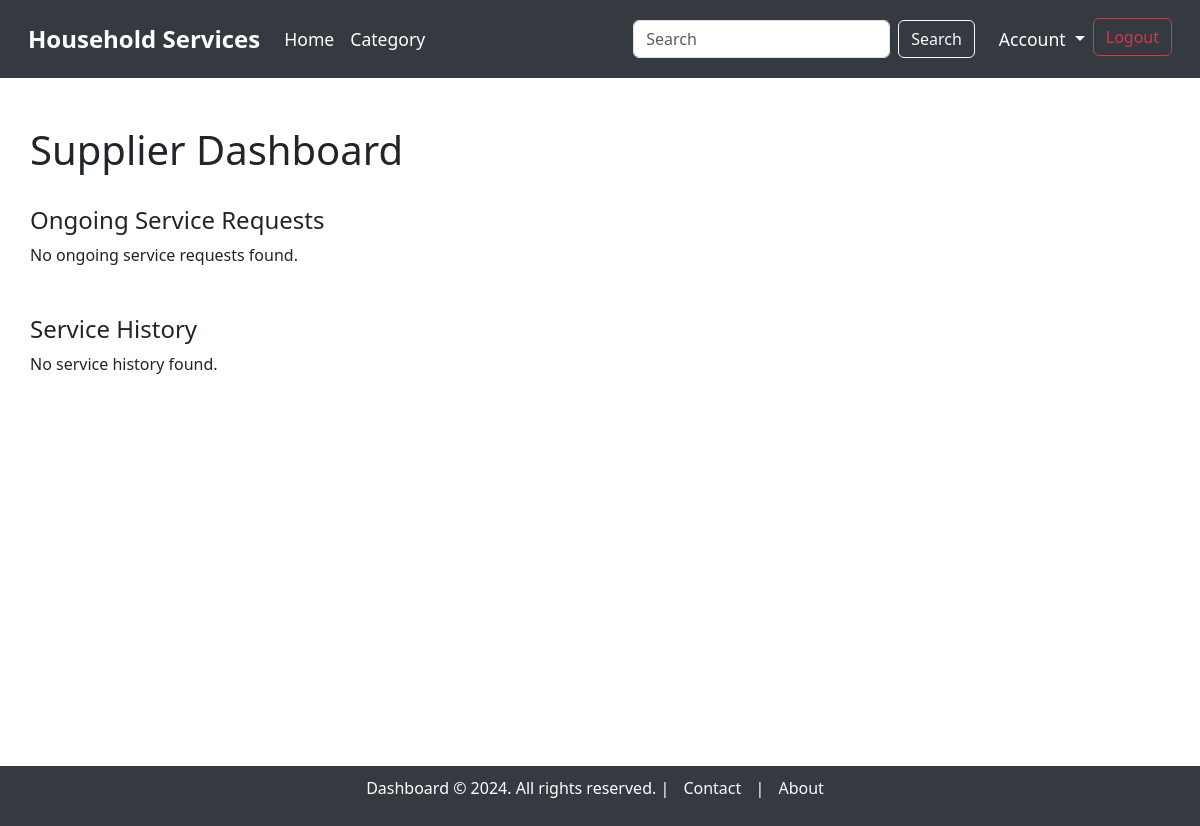
The app's page /supplier_dashboard (signed in), older data.
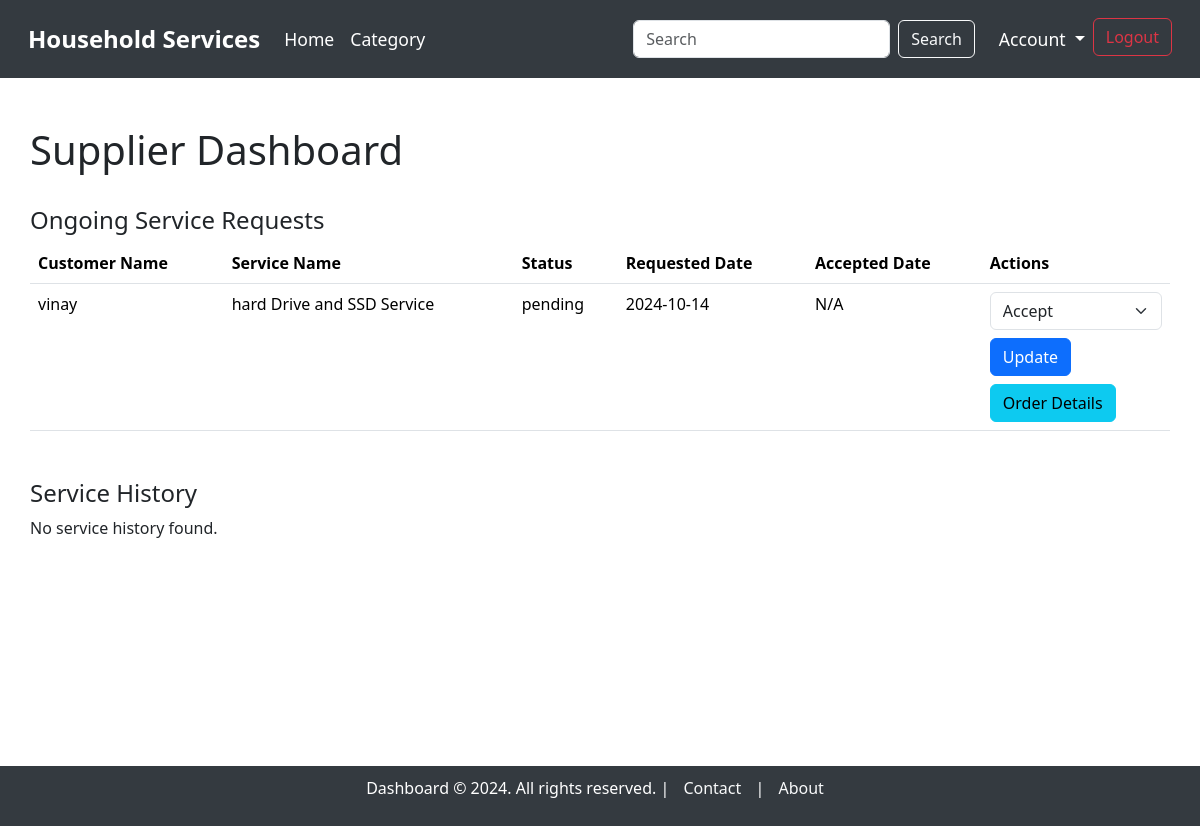
The same page, newer data.
### model.py (models this page shows, shortened)
class ServiceRequest(db.Model):
    __tablename__ = "service_requests"
    service_request_id = db.Column(db.Integer, autoincrement=True, primary_key=True)
    service_id = db.Column(db.Integer, db.ForeignKey('service.service_id'), nullable=False)
    user_id = db.Column(db.Integer, db.ForeignKey('users.user_id'), nullable=False)
    supplier_id = db.Column(db.Integer, db.ForeignKey('users.user_id'), nullable=True)  # Link to supplier (optional)
    service_description = db.Column(db.String, nullable=False)
    experience_years = db.Column(db.Integer, nullable=True)
    created_at = db.Column(db.DateTime, default=datetime.utcnow)
    updated_at = db.Column(db.DateTime, default=datetime.utcnow, onupdate=datetime.utcnow)
    date_requested = db.Column(db.DateTime, default=datetime.utcnow, nullable=True)
    date_issued = db.Column(db.DateTime, nullable=True)  #accepted date
    date_completed = db.Column(db.DateTime, nullable=True)
    date_returned = db.Column(db.DateTime, nullable=True)
    status = db.Column(db.String, default='pending')  # 'pending', 'accepted', 'rejected', 'completed', 'returned', 'cancelled'
    price = db.Column(db.Integer, nullable=False)  # Price associated with the service
    customer = db.relationship('User', foreign_keys=[user_id], backref='customer_requests')
    supplier = db.relationship('User', foreign_keys=[supplier_id], backref='supplier_requests')
    service = db.relationship('Service', backref='requests')

class User(db.Model):
    __tablename__ = "users"
    user_id = db.Column(db.Integer, autoincrement=True, primary_key=True)
    full_name = db.Column(db.String, nullable=False)
    username = db.Column(db.String, unique=True, nullable=False)
    email = db.Column(db.String, unique=True, nullable=False)
    password = db.Column(db.String, nullable=False)
    address = db.Column(db.String, nullable=False)
    pincode = db.Column(db.String, nullable=False)
    role = db.Column(db.String, nullable=False)  # 'customer' or 'supplier'
    service_name = db.Column(db.String)  # Only applicable if the user is a supplier
    experience_years = db.Column(db.Integer)  # Only applicable if the user is a supplier
    document = db.Column(db.String)  # Path or name of the uploaded document, only for suppliers

class Service(db.Model):
    __tablename__ = "service"
    service_id = db.Column(db.Integer, autoincrement=True, primary_key=True)
    category_id = db.Column(db.Integer, db.ForeignKey('category.category_id'), nullable=False)  # Link to Category model
    supplier_id = db.Column(db.Integer, db.ForeignKey('users.user_id'), nullable=False)  # Link to the supplier
    service_name = db.Column(db.String, unique=True, nullable=False)
    service_description = db.Column(db.String, nullable=False)
    created_at = db.Column(db.DateTime, default=datetime.utcnow)
    updated_at = db.Column(db.DateTime, default=datetime.utcnow, onupdate=datetime.utcnow)
    price = db.Column(db.Integer)
    image = db.Column(db.String)  # Path to the uploaded image
    supplier = db.relationship('User', backref='services')  # Relationship to supplier (User)
    category = db.relationship('Category', backref='services')  # Relationship to Category

### main.py (the view)
@app.route('/supplier_dashboard', methods=['GET'])
@login_required(role="supplier")
def supplier_dashboard():
    user_id = session.get('user_id')
    services = Service.query.filter_by(supplier_id=user_id).all()
    service_requests = ServiceRequest.query.filter(ServiceRequest.service_id.in_([service.service_id for service in services]),
                                                   ServiceRequest.status.in_(['pending', 'accepted'])).all()
    history_requests = ServiceRequest.query.filter(ServiceRequest.service_id.in_([service.service_id for service in services]),
                                                   ServiceRequest.status.in_(['completed', 'returned'])).all()
    return render_template('dashboard/supplier_dashboard.html',
                           service_requests=service_requests,
                           history_requests=history_requests)

### main.py (called while the page is built)
def login_required(role):
    def wrapper(original):
        @wraps(original)
        def inner(*args, **kwargs):  # *args = list of arguments, **kwargs = key word arguments
            if session.get("username") and session.get("role") == role:
                return original(*args, **kwargs)
            else:
                flash(f"You need to login as {role}", "warning")
                return redirect(url_for("login"))
        return inner
    return wrapper

### templates/dashboard/supplier_dashboard.html (shortened to what this page needs)
{% extends 'base_dashboard.html' %}
{% block content %}
<div class="container mt-5">
    <h1>Supplier Dashboard</h1>
    <br>
    <h4>Ongoing Service Requests</h4>
    {% if service_requests %}
        <table class="table">
            <thead>
                <tr>
                    <th>Customer Name</th>
                    <th>Service Name</th>
                    <th>Status</th>
                    <th>Requested Date</th>
                    <th>Accepted Date</th>
                    <th>Actions</th>
                </tr>
            </thead>
            <tbody>
                {% for request in service_requests %}
                    <tr>
                        <td>{{ request.customer.full_name }}</td>
                        <td>{{ request.service.service_name }}</td>
                        <td>{{ request.status }}</td>
                        <td>{{ request.date_requested.strftime('%Y-%m-%d') }}</td>
                        <td>{{ request.date_issued.strftime('%Y-%m-%d') if request.date_issued else 'N/A' }}</td>
                        <td>
                            <form action="{{ url_for('update_service_request', service_request_id=request.service_request_id) }}" method="POST">
                                <select name="status" class="form-select">
                                    <option value="accepted">Accept</option>
                                </select>
                                <button type="submit" class="btn btn-primary mt-2">Update</button>
                            </form>
                            <a href="{{ url_for('order_details', service_request_id=request.service_request_id) }}" class="btn btn-info mt-2">Order Details</a>
                        </td>
                    </tr>
                {% endfor %}
            </tbody>
        </table>
    {% else %}
        <p>No ongoing service requests found.</p>
    {% endif %}
    <h4 class="mt-5">Service History</h4>
    {% if history_requests %}
        <table class="table">
            <thead>
                <tr>
                    <th>Service Name</th>
                    <th>Customer Name</th>
                    <th>Status</th>
                    <th>Completion/Return Date</th>
                    <th>Actions</th>
                </tr>
            </thead>
            <tbody>
                {% for request in history_requests %}
                    <tr>
                        <td>{{ request.service.service_name }}</td>
                        <td>{{ request.customer.full_name }}</td>
                        <td>{{ request.status }}</td>
                        <td>
                            {% if request.status == 'completed' %}
                                {{ request.date_completed.strftime('%Y-%m-%d') if request.date_completed else 'N/A' }}
                            {% elif request.status == 'returned' %}
                                {{ request.date_returned.strftime('%Y-%m-%d') if request.date_returned else 'N/A' }}
                            {% endif %}
                        </td>
                        <td>
                            <a href="{{ url_for('order_details', service_request_id=request.service_request_id) }}" class="btn btn-info">Order Details</a>
                        </td>
                    </tr>
                {% endfor %}
            </tbody>
        </table>
    {% else %}
        <p>No service history found.</p>
    {% endif %}
</div>
{% endblock %}

Row changes from the older to the newer data that the page shows:
added ServiceRequest: customer.full_name "vinay", service.service_name "hard Drive and SSD Service", status "pending", date_requested "2024-10-14", date_issued "N/A"
Text that changed along with them:
text no longer shown: "No ongoing service requests found."
text now shown: "Customer Name Service Name Status Requested Date Accepted Date Actions"
